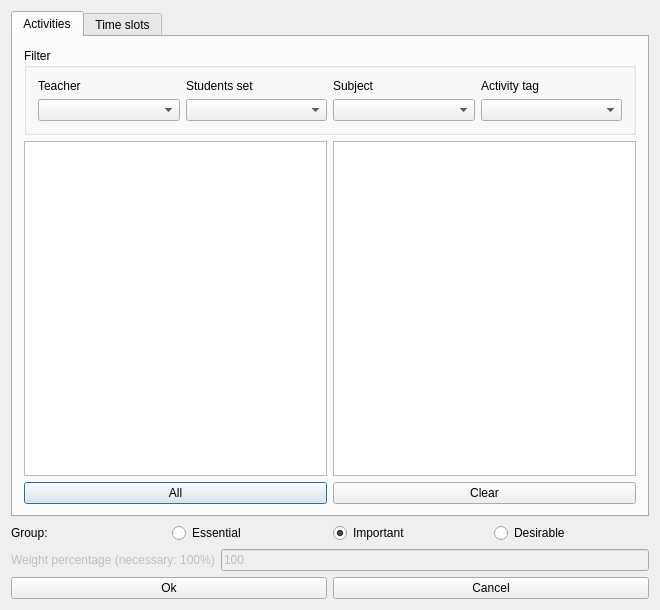
<?xml version="1.0" encoding="UTF-8"?>
<ui version="4.0">
 <class>ModifyConstraintActivitiesMaxSimultaneousInSelectedTimeSlotsForm_template</class>
 <widget class="QDialog" name="ModifyConstraintActivitiesMaxSimultaneousInSelectedTimeSlotsForm_template">
  <property name="geometry">
   <rect>
    <x>0</x>
    <y>0</y>
    <width>660</width>
    <height>610</height>
   </rect>
  </property>
  <property name="windowTitle">
   <string extracomment="This is the title of the dialog to add a new constraint of this type">Modify activities max simultaneous in selected time slots</string>
  </property>
  <layout class="QVBoxLayout" name="verticalLayout_3">
   <item>
    <widget class="QTabWidget" name="tabWidget">
     <property name="currentIndex">
      <number>0</number>
     </property>
     <widget class="QWidget" name="tab">
      <attribute name="title">
       <string>Activities</string>
      </attribute>
      <layout class="QGridLayout" name="gridLayout_5">
       <item row="0" column="0">
        <widget class="QGroupBox" name="filterGroupBox">
         <property name="title">
          <string>Filter</string>
         </property>
         <layout class="QGridLayout" name="gridLayout_3">
          <item row="0" column="0">
           <widget class="QLabel" name="teachersTextLabel">
            <property name="text">
             <string>Teacher</string>
            </property>
            <property name="wordWrap">
             <bool>false</bool>
            </property>
           </widget>
          </item>
          <item row="0" column="1">
           <widget class="QLabel" name="studentsTextLabel">
            <property name="text">
             <string>Students set</string>
            </property>
            <property name="wordWrap">
             <bool>false</bool>
            </property>
           </widget>
          </item>
          <item row="0" column="2">
           <widget class="QLabel" name="subjectsTextLabel">
            <property name="text">
             <string>Subject</string>
            </property>
            <property name="wordWrap">
             <bool>false</bool>
            </property>
           </widget>
          </item>
          <item row="0" column="3">
           <widget class="QLabel" name="activityTagsTextLabel">
            <property name="text">
             <string>Activity tag</string>
            </property>
            <property name="wordWrap">
             <bool>false</bool>
            </property>
           </widget>
          </item>
          <item row="1" column="0">
           <widget class="QComboBox" name="teachersComboBox"/>
          </item>
          <item row="1" column="1">
           <widget class="QComboBox" name="studentsComboBox"/>
          </item>
          <item row="1" column="2">
           <widget class="QComboBox" name="subjectsComboBox"/>
          </item>
          <item row="1" column="3">
           <widget class="QComboBox" name="activityTagsComboBox"/>
          </item>
         </layout>
        </widget>
       </item>
       <item row="1" column="0">
        <layout class="QHBoxLayout" name="horizontalLayout_2">
         <item>
          <layout class="QVBoxLayout" name="verticalLayout_2">
           <item>
            <widget class="QListWidget" name="allActivitiesListWidget"/>
           </item>
           <item>
            <widget class="QPushButton" name="addAllActivitiesPushButton">
             <property name="text">
              <string comment="Text on a button. It refers to adding all activities from the list above this button into the current constraint">All</string>
             </property>
            </widget>
           </item>
          </layout>
         </item>
         <item>
          <layout class="QVBoxLayout" name="verticalLayout">
           <item>
            <widget class="QListWidget" name="selectedActivitiesListWidget"/>
           </item>
           <item>
            <widget class="QPushButton" name="clearPushButton">
             <property name="text">
              <string>Clear</string>
             </property>
            </widget>
           </item>
          </layout>
         </item>
        </layout>
       </item>
      </layout>
     </widget>
     <widget class="QWidget" name="tab_2">
      <attribute name="title">
       <string>Time slots</string>
      </attribute>
      <layout class="QGridLayout" name="gridLayout_6">
       <item row="0" column="0">
        <widget class="QTableWidget" name="selectedTimesTable"/>
       </item>
       <item row="1" column="0">
        <layout class="QHBoxLayout" name="horizontalLayout_3">
         <item>
          <layout class="QGridLayout" name="gridLayout">
           <item row="0" column="0" colspan="2">
            <widget class="QLabel" name="label">
             <property name="text">
              <string extracomment="This is an explanation in a dialog for a constraint. It says that symbol X means that this slot is not allowed, and an empty cell means that the slot is allowed">X=selected, empty=not selected</string>
             </property>
            </widget>
           </item>
           <item row="1" column="0">
            <widget class="QPushButton" name="setAllSelectedPushButton">
             <property name="text">
              <string comment="It refers to time slots">Select all</string>
             </property>
            </widget>
           </item>
           <item row="1" column="1">
            <widget class="QPushButton" name="setAllUnselectedPushButton">
             <property name="text">
              <string comment="It refers to time slots">Unselect all</string>
             </property>
            </widget>
           </item>
          </layout>
         </item>
         <item>
          <spacer name="horizontalSpacer">
           <property name="orientation">
            <enum>Qt::Horizontal</enum>
           </property>
           <property name="sizeHint" stdset="0">
            <size>
             <width>240</width>
             <height>20</height>
            </size>
           </property>
          </spacer>
         </item>
         <item>
          <widget class="QGroupBox" name="maxSimultaneousGroupBox">
           <property name="title">
            <string comment="It refers to the max number of simultaneous activities">Max simultaneous</string>
           </property>
           <layout class="QGridLayout" name="gridLayout_2">
            <item row="0" column="0">
             <widget class="QSpinBox" name="maxSimultaneousSpinBox"/>
            </item>
           </layout>
          </widget>
         </item>
        </layout>
       </item>
      </layout>
     </widget>
    </widget>
   </item>
   <item>
    <layout class="QHBoxLayout" name="horizontalLayout_4">
     <item>
      <widget class="QLabel" name="groupTextLabel">
       <property name="text">
        <string>Group:</string>
       </property>
      </widget>
     </item>
     <item>
      <widget class="QRadioButton" name="essentialRadioButton">
       <property name="text">
        <string>Essential</string>
       </property>
      </widget>
     </item>
     <item>
      <widget class="QRadioButton" name="importantRadioButton">
       <property name="text">
        <string>Important</string>
       </property>
       <property name="checked">
        <bool>true</bool>
       </property>
      </widget>
     </item>
     <item>
      <widget class="QRadioButton" name="desirableRadioButton">
       <property name="text">
        <string>Desirable</string>
       </property>
      </widget>
     </item>
    </layout>
   </item>
   <item>
    <layout class="QHBoxLayout" name="weightBoxLayout">
     <item>
      <widget class="QLabel" name="weightTextLabel">
       <property name="enabled">
        <bool>false</bool>
       </property>
       <property name="frameShape">
        <enum>QFrame::NoFrame</enum>
       </property>
       <property name="frameShadow">
        <enum>QFrame::Plain</enum>
       </property>
       <property name="text">
        <string>Weight percentage (necessary: 100%)</string>
       </property>
       <property name="wordWrap">
        <bool>false</bool>
       </property>
      </widget>
     </item>
     <item>
      <widget class="QLineEdit" name="weightLineEdit">
       <property name="enabled">
        <bool>false</bool>
       </property>
       <property name="text">
        <string notr="true">100</string>
       </property>
      </widget>
     </item>
    </layout>
   </item>
   <item>
    <layout class="QHBoxLayout" name="horizontalLayout">
     <item>
      <widget class="QPushButton" name="okPushButton">
       <property name="text">
        <string>Ok</string>
       </property>
      </widget>
     </item>
     <item>
      <widget class="QPushButton" name="cancelPushButton">
       <property name="text">
        <string>Cancel</string>
       </property>
      </widget>
     </item>
    </layout>
   </item>
  </layout>
 </widget>
 <layoutdefault spacing="6" margin="11"/>
 <resources/>
 <connections/>
</ui>
